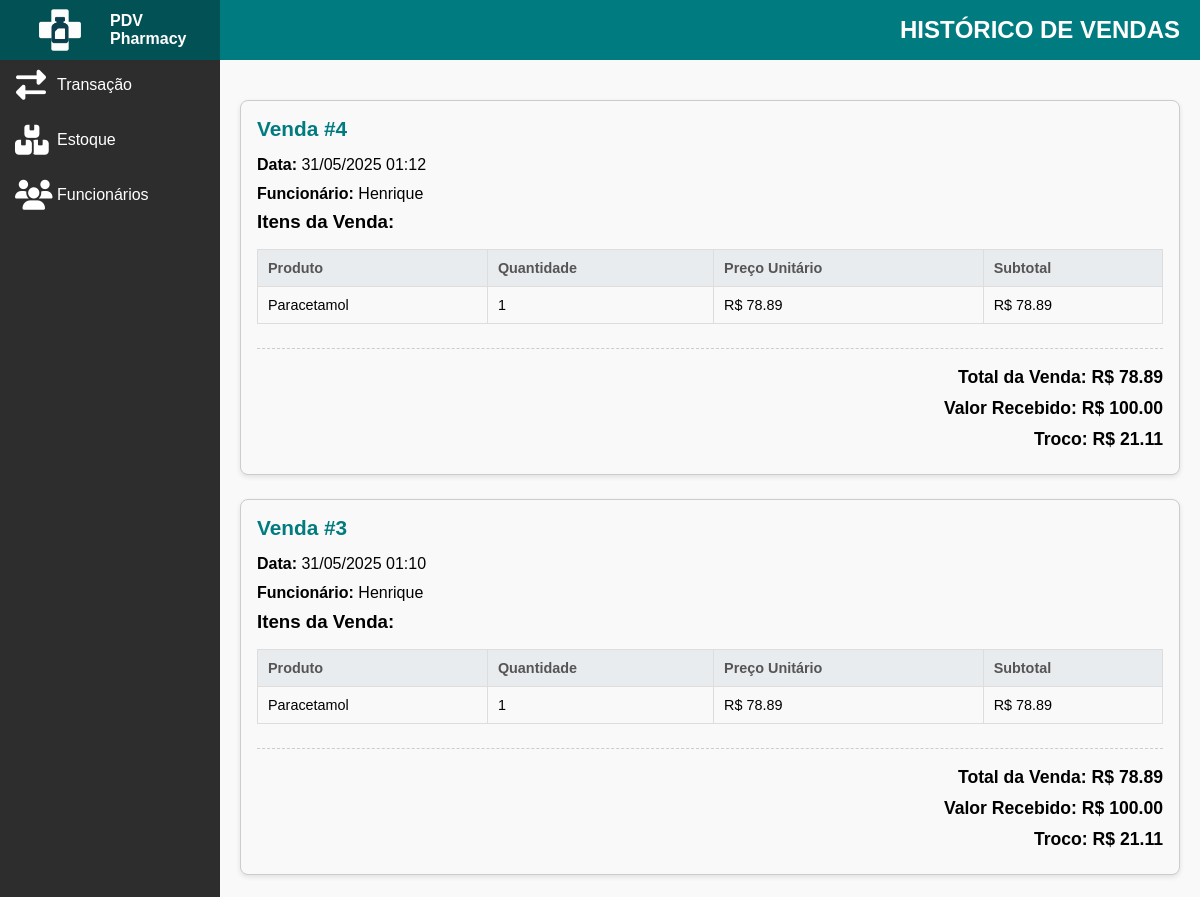
/vendas/historico/ (signed in, upper part), run on an earlier commit of the app's database.
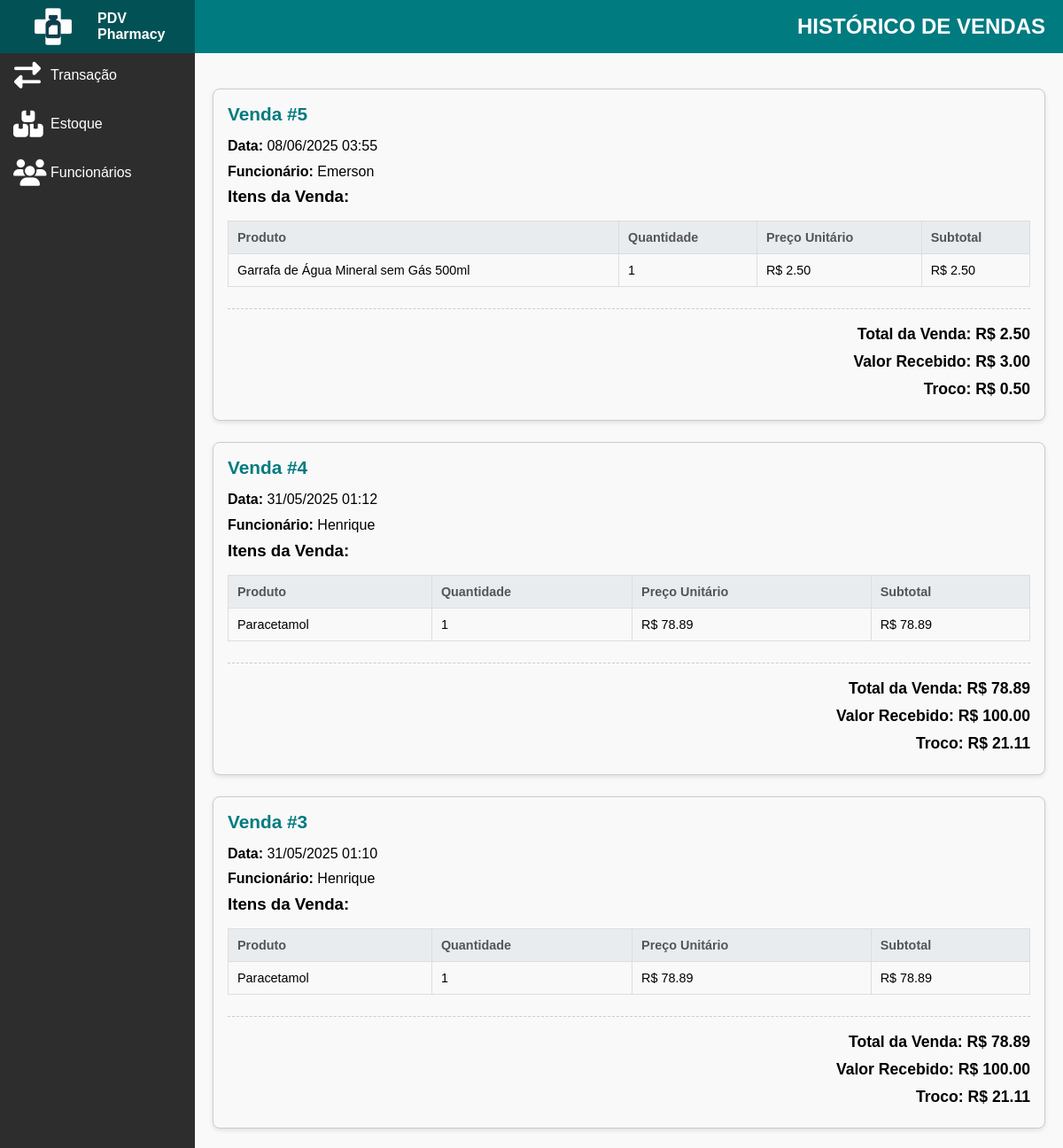
And on a later commit of the database.
### vendas/models.py (models this page shows, shortened)
class Venda(models.Model):
    data = models.DateTimeField(auto_now_add=True)
    funcionario = models.ForeignKey(User, on_delete=models.PROTECT)
    total = models.DecimalField(max_digits=10, decimal_places=2)
    valor_recebido = models.DecimalField(max_digits=10, decimal_places=2)
    troco = models.DecimalField(max_digits=10, decimal_places=2)

class ItemVenda(models.Model):
    venda = models.ForeignKey(Venda, related_name='itens', on_delete=models.CASCADE)
    produto = models.ForeignKey(Produto, on_delete=models.PROTECT)
    quantidade = models.PositiveIntegerField()
    preco_unitario = models.DecimalField(max_digits=10, decimal_places=2)
    subtotal = models.DecimalField(max_digits=10, decimal_places=2)

### estoque/models.py (models this page shows, shortened)
class Produto(models.Model):
    CATEGORIAS = [
        ('medicamento', 'Medicamento'),
        ('cosmetico', 'Cosmético'),
        ('suplemento', 'Suplemento'),
        ('higiene', 'Higiene Pessoal'),
        ('perfumaria', 'Perfumaria'),
        ('bem_estar', 'Bem-estar'),
        ('veterinario', 'Produtos Veterinários'),
    ]
    nome = models.CharField(max_length=100)
    descricao = models.TextField(blank=True)
    preco = models.DecimalField(max_digits=10, decimal_places=2)
    categoria = models.CharField(max_length=100, choices=CATEGORIAS)
    codigo_barras = models.CharField(max_length=100, unique=True)
    imagem = models.ImageField(upload_to='produtos/', blank=True, null=True)
    quantidade_estoque = models.PositiveIntegerField(default=0)
    ativo = models.BooleanField(default=True)

### vendas/views.py (the view)
# urls.py: path('historico/', views.historico_vendas, name='historico_vendas'),
@login_required
def historico_vendas(request):
    vendas = Venda.objects.select_related('funcionario').prefetch_related('itens__produto').order_by('-data')
    return render(request, 'vendas/historico.html', {'vendas': vendas})

### templates/vendas/historico.html (shortened to what this page needs)
{% load static %}
{% load tz %}
<html lang="pt-br">
<head>
    <link rel="stylesheet" href="https://cdnjs.cloudflare.com/ajax/libs/font-awesome/6.4.0/css/all.min.css"/>
    <link rel="stylesheet" href="{% static 'css/style_vendas_historico.css' %}">
</head>
<body>
    <div class="sidebar">
        <div class="sidebar-top">
            <img src="{% static 'img/logo-icon.png' %}" alt="Logo PDV Farma" class="logo">
            <span class="logo-text">PDV Pharmacy</span>
        </div>
        <a href="{% url 'nova_venda' %}"><i class="fas fa-exchange-alt"></i><span>Transação</span></a>
        <a href="{% url 'listar_produtos' %}"><i class="fas fa-boxes"></i><span>Estoque</span></a>
        <a href="{% url 'listar_funcionarios' %}"> <i class="fas fa-users"></i> <span>Funcionários</span></a>
    </div>
    <div class="main-content">
        <div class="topbar">
            HISTÓRICO DE VENDAS
        </div>
        <div class="history-container">
            {% if vendas %}
                {% for venda in vendas %}
                    <div class="venda-card">
                        <h2>Venda #{{ venda.id }}</h2>
                        <p><strong>Data:</strong> {{ venda.data|date:"d/m/Y H:i" }}</p>
                        <p><strong>Funcionário:</strong> {{ venda.funcionario.first_name }}</p>
                        <h3>Itens da Venda:</h3>
                        <table>
                            <thead>
                                <tr>
                                    <th>Produto</th>
                                    <th>Quantidade</th>
                                    <th>Preço Unitário</th>
                                    <th>Subtotal</th>
                                </tr>
                            </thead>
                            <tbody>
                                {% for item in venda.itens.all %}
                                    <tr>
                                        <td>{{ item.produto.nome }}</td>
                                        <td>{{ item.quantidade }}</td>
                                        <td>R$ {{ item.preco_unitario|floatformat:2 }}</td>
                                        <td>R$ {{ item.subtotal|floatformat:2 }}</td>
                                    </tr>
                                {% empty %}
                                    <tr>
                                        <td colspan="4">Nenhum item nesta venda.</td>
                                    </tr>
                                {% endfor %}
                            </tbody>
                        </table>
                        <div class="total-info">
                            <p><strong>Total da Venda:</strong> R$ {{ venda.total|floatformat:2 }}</p>
                            <p><strong>Valor Recebido:</strong> R$ {{ venda.valor_recebido|floatformat:2 }}</p>
                            <p><strong>Troco:</strong> R$ {{ venda.troco|floatformat:2 }}</p>
                        </div>
                    </div>
                {% endfor %}
            {% else %}
                <p class="no-sales">Nenhuma venda encontrada no histórico.</p>
            {% endif %}
        </div>
    </div>
</body>
</html>

What changed in the data, as far as the page shows it:
added Venda: id "5", data "08/06/2025 03:55", funcionario.first_name "Emerson", total "2.50", valor_recebido "3.00", troco "0.50"
added ItemVenda: produto.nome "Garrafa de Água Mineral sem Gás 500ml", quantidade "1", preco_unitario "2.50", subtotal "2.50", shown under "5"
